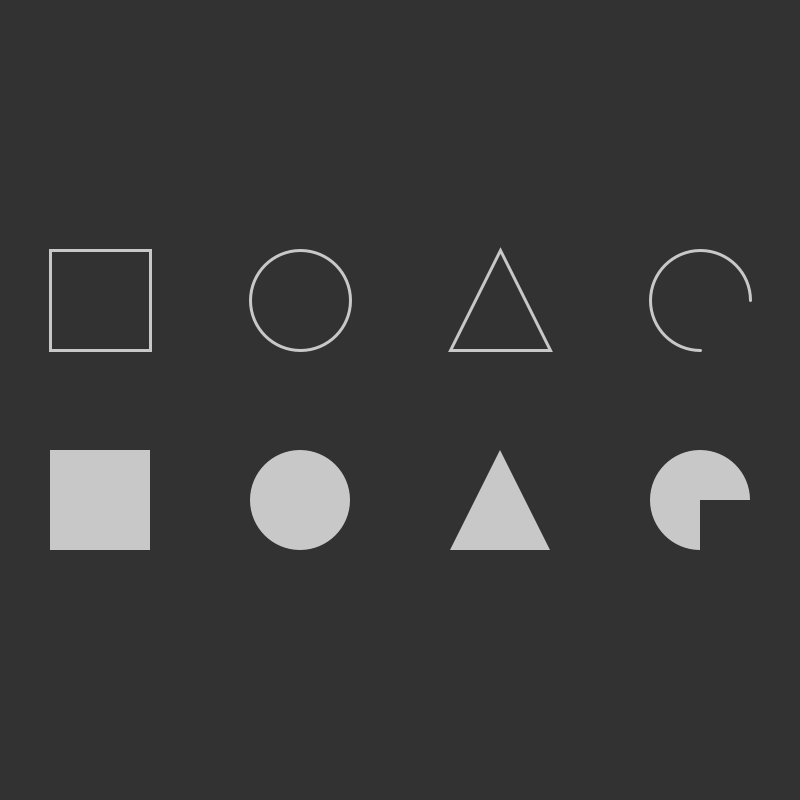
Frame 1 (no input)
Frame 60 (the mouse pressed at the canvas centre just before this capture): identical to frame 1, image omitted
Frame 120 (the mouse held since frame 60 and released just before this capture): identical to frame 1, image omitted

The Processing sketch that drew this single still picture (run headless with seeded random() and noise(); from frame 60 on, the mouse is pressed at the canvas centre):

// Processing sketch: Refine_01_Shapes
// ── Refine_01_Shapes.pde
//KP S25 DMP
//Programming Data Visualition 
//DataVis Processing Toolkit
void setup() {
  size(800, 800);
}

void draw() {
  background(50);
  rectMode(CENTER);  
  ellipseMode(CENTER);

  // Outlined Shapes
  stroke(200);
  strokeWeight(3);
  noFill();
  rect(100, height/2-100, 100, 100);
  ellipse(300, height/2-100, 100, 100);
  triangle(500, height/2-150, 550, height/2-50, 450, height/2-50);
  arc(700, height/2-100, 100, 100, HALF_PI, TWO_PI);

  // Filled Shapes
  noStroke();
  fill(200);
  rect(100, height/2+100, 100, 100);
  ellipse(300, height/2+100, 100, 100);
  triangle(500, height/2+50, 550, height/2+150, 450, height/2+150);
  arc(700, height/2+100, 100, 100, HALF_PI, TWO_PI);
}
